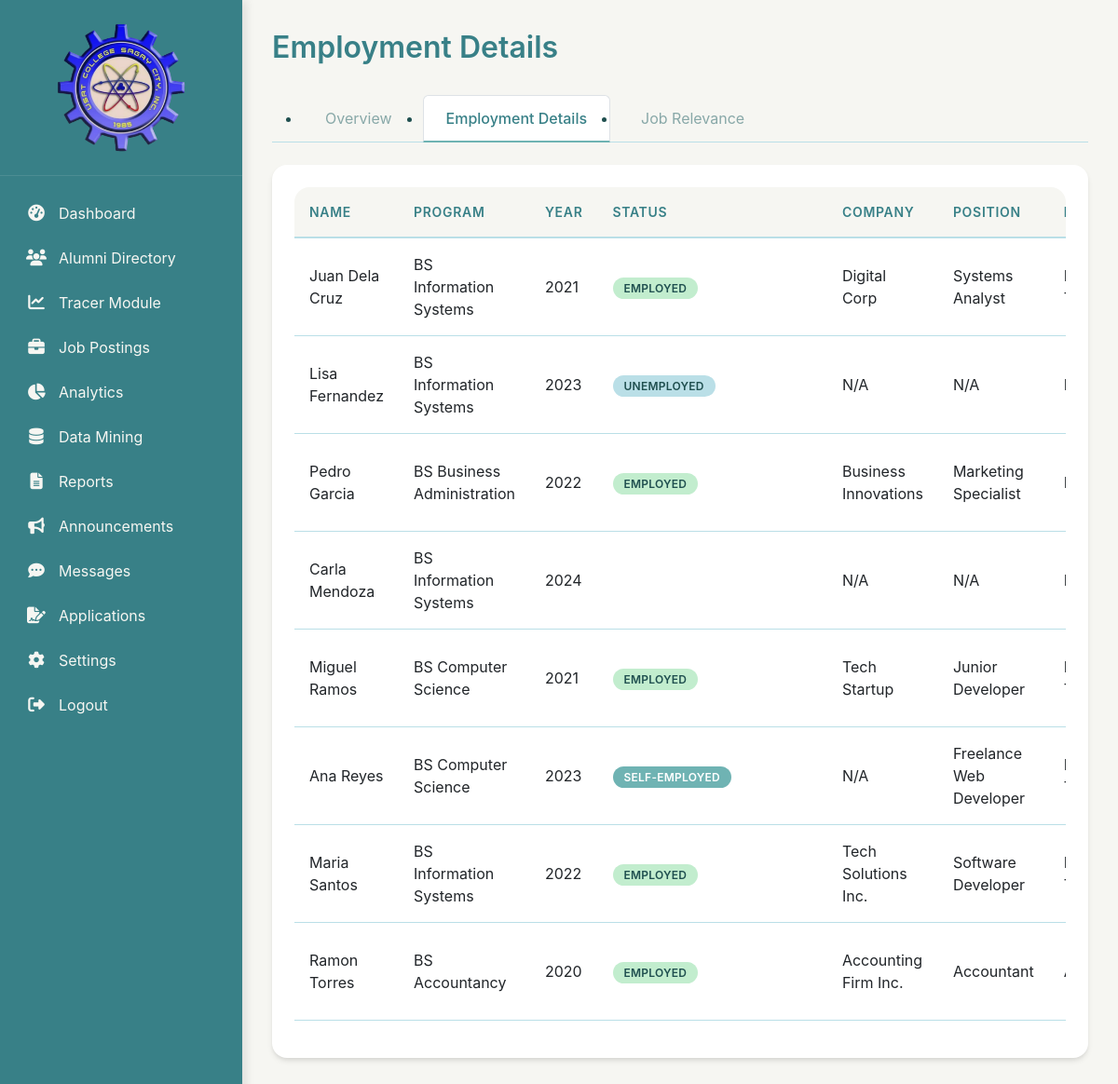
Screenshot of /admin/employment_details.php (signed in) with the database file from the repository.
### tables this page shows
CREATE TABLE employment (
    id INT AUTO_INCREMENT PRIMARY KEY,
    alumni_id INT NOT NULL,
    status ENUM('Employed','Self-Employed','Unemployed','Pursuing Higher Education') NOT NULL,
    company VARCHAR(100),
    position VARCHAR(100),
    industry VARCHAR(100),
    salary_range VARCHAR(50),
    relevance ENUM('Highly Relevant','Somewhat Relevant','Not Relevant'),
    start_date DATE,
    FOREIGN KEY (alumni_id) REFERENCES alumni(id) ON DELETE CASCADE
);

CREATE TABLE alumni (
    id INT AUTO_INCREMENT PRIMARY KEY,
    student_id VARCHAR(50) UNIQUE NOT NULL,
    first_name VARCHAR(50) NOT NULL,
    last_name VARCHAR(50) NOT NULL,
    program VARCHAR(100) NOT NULL,
    graduation_year INT NOT NULL,
    email VARCHAR(100) NOT NULL,
    phone VARCHAR(20),
    profile_pic VARCHAR(255) NULL,
    created_at TIMESTAMP DEFAULT CURRENT_TIMESTAMP
);

### admin/employment_details.php (the view, shortened to what this page needs)
<?php
require_once '../includes/admin_header.php';
$alumni = $pdo->query("SELECT a.*, e.status, e.company, e.position, e.industry, e.salary_range, e.relevance, e.start_date
                        FROM alumni a
                        LEFT JOIN employment e ON a.id = e.alumni_id
                        ORDER BY a.last_name")->fetchAll();
?>
<div class="page-header">
    <h1>Employment Details</h1>
</div>
<ul class="nav-tabs">
    <li><a class="nav-link" href="tracer_module.php">Overview</a></li>
    <li><a class="nav-link active" href="employment_details.php">Employment Details</a></li>
    <li><a class="nav-link" href="job_relevance.php">Job Relevance</a></li>
</ul>
<div class="card">
    <div class="card-body">
        <div class="table-responsive">
            <table class="table">
                <thead>
                    <tr>
                        <th>Name</th><th>Program</th><th>Year</th><th>Status</th><th>Company</th><th>Position</th><th>Industry</th><th>Salary</th><th>Start</th>
                    </tr>
                </thead>
                <tbody>
                    <?php foreach ($alumni as $a): ?>
                    <tr>
                        <td><?= htmlspecialchars($a['first_name'] . ' ' . $a['last_name']) ?></td>
                        <td><?= htmlspecialchars($a['program']) ?></td>
                        <td><?= $a['graduation_year'] ?></td>
                        <td><span class="badge <?= strtolower(str_replace(' ', '-', $a['status'] ?? 'unemployed')) ?>"><?= $a['status'] ?? 'N/A' ?></span></td>
                        <td><?= htmlspecialchars($a['company'] ?? 'N/A') ?></td>
                        <td><?= htmlspecialchars($a['position'] ?? 'N/A') ?></td>
                        <td><?= htmlspecialchars($a['industry'] ?? 'N/A') ?></td>
                    </tr>
                    <?php endforeach; ?>
                </tbody>
            </table>
        </div>
    </div>
</div>
<?php include '../includes/footer.php'; ?>

### assets/css/style.css (style rules this page uses)
:root { --primary: #388087; --primary-light: #6FB3B3; --primary-dark: #2a6b6b; --accent: #6FB3B3; --accent-light: #BADFE7; --accent-dark: #388087; --success: #C2EDCE; --warning: #BADFE7; --danger: #388087; --info: #BADFE7; --dark: #1f4f4f; --light: #F6F6F2; --gray: #88a8a8; --border: #BADFE7; --sidebar-bg: #388087; --sidebar-text: #F6F6F2; --sidebar-hover: #6FB3B3; --card-bg: #FFFFFF; --body-bg: #F6F6F2; }
* { margin: 0; padding: 0; box-sizing: border-box; }
body { background-color: var(--body-bg); font-family: 'Inter', -apple-system, BlinkMacSystemFont, 'Segoe UI', Roboto, sans-serif; line-height: 1.5; color: var(--dark); }
.page-header { display: flex; justify-content: space-between; align-items: center; margin-bottom: 2rem; }
.page-header h1 { font-size: 2rem; font-weight: 600; color: var(--primary); margin: 0; }
.card { background: var(--card-bg); border: none; border-radius: 1rem; box-shadow: 0 4px 6px -1px rgba(0,0,0,0.1), 0 2px 4px -1px rgba(0,0,0,0.06); transition: transform 0.2s, box-shadow 0.2s; margin-bottom: 1.5rem; overflow: hidden; }
.card-body { padding: 1.5rem; }
.table-responsive { border-radius: 1rem; overflow: hidden; }
.table { width: 100%; background: white; border-collapse: collapse; }
.table thead th { background: var(--light); padding: 1rem; font-weight: 600; font-size: 0.875rem; text-transform: uppercase; letter-spacing: 0.05em; color: var(--primary); border-bottom: 2px solid var(--border); }
.table tbody td { padding: 1rem; border-bottom: 1px solid var(--border); vertical-align: middle; }
.badge { display: inline-block; padding: 0.35rem 0.75rem; border-radius: 2rem; font-size: 0.75rem; font-weight: 600; text-transform: uppercase; letter-spacing: 0.02em; }
.badge.employed { background: #C2EDCE; color: #1f4f4f; }
.badge.self-employed { background: #6FB3B3; color: white; }
.badge.unemployed { background: #BADFE7; color: #1f4f4f; }
.nav-tabs { display: flex; gap: 0.5rem; border-bottom: 1px solid var(--border); margin-bottom: 1.5rem; }
.nav-tabs .nav-link { padding: 0.75rem 1.5rem; color: var(--gray); text-decoration: none; border-bottom: 2px solid transparent; transition: all 0.2s; }
.nav-tabs .nav-link.active { color: var(--primary); border-bottom-color: var(--accent); font-weight: 500; }

### rows the page displays
employment: alumni.last_name "Juan Dela Cruz", alumni.program "BS Information Systems", alumni.graduation_year "2021", status "EMPLOYED", company "Digital Corp", position "Systems Analyst"
employment: alumni.last_name "Lisa Fernandez", alumni.program "BS Information Systems", alumni.graduation_year "2023", status "UNEMPLOYED", company "N/A", position "N/A"
employment: alumni.last_name "Pedro Garcia", alumni.program "BS Business Administration", alumni.graduation_year "2022", status "EMPLOYED", company "Business Innovations", position "Marketing Specialist"
employment: alumni.last_name "Carla Mendoza", alumni.program "BS Information Systems", alumni.graduation_year "2024", company "N/A", position "N/A"
employment: alumni.last_name "Miguel Ramos", alumni.program "BS Computer Science", alumni.graduation_year "2021", status "EMPLOYED", company "Tech Startup", position "Junior Developer"
employment: alumni.last_name "Ana Reyes", alumni.program "BS Computer Science", alumni.graduation_year "2023", status "SELF-EMPLOYED", company "N/A", position "Freelance Web Developer"
employment: alumni.last_name "Maria Santos", alumni.program "BS Information Systems", alumni.graduation_year "2022", status "EMPLOYED", company "Tech Solutions Inc.", position "Software Developer"
employment: alumni.last_name "Ramon Torres", alumni.program "BS Accountancy", alumni.graduation_year "2020", status "EMPLOYED", company "Accounting Firm Inc.", position "Accountant"
